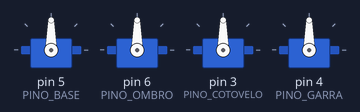
This sketch was run on a simulated Arduino Uno, built with avr-gcc and run on an emulated ATmega328P. Shown: 4 × servo.

Above: at 0.1 s.
At 4.2 s:
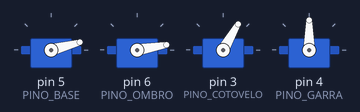
At 8.6 s:
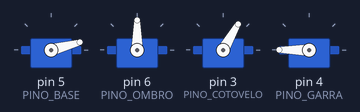
At 16.6 s:
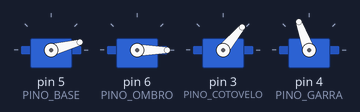
At 27.4 s:
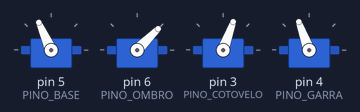
At 38.1 s:
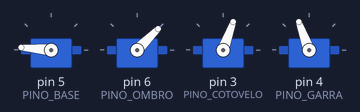
Timing chart, 0 to 39.6 s (numbered marks = the images above):
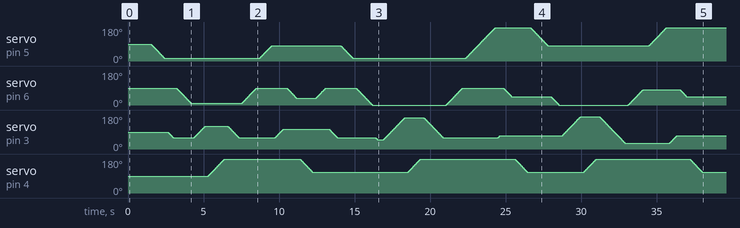

The sketch:

movbraco.robotico.final.ino
```cpp
#include <Servo.h>

// =====================================================
// 1. DEFINIÇÃO DOS SERVOS E PINOS
// =====================================================

Servo base;
Servo ombro;
Servo cotovelo;
Servo garra;

const int PINO_BASE = 5;
const int PINO_OMBRO = 6;
const int PINO_COTOVELO = 3;
const int PINO_GARRA = 4;


// =====================================================
// 2. POSIÇÕES ATUAIS DOS SERVOS
// =====================================================

// Considera que os servos começam na posição de 90 graus.
// Ajuste esses valores caso o braço comece em outra posição.

int posBase = 90;
int posOmbro = 90;
int posCotovelo = 90;
int posGarra = 90;


// =====================================================
// 3. CONFIGURAÇÃO DOS MOVIMENTOS
// =====================================================

const int PASSO = 1;
const int TEMPO_PASSO = 12;
const int TEMPO_ENTRE_COMANDOS = 200;


// =====================================================
// 4. FUNÇÃO DE MOVIMENTO SUAVE
// =====================================================

void moverSuave(Servo &motor, int &posicaoAtual, int destino) {

  if (destino > posicaoAtual) {

    for (int angulo = posicaoAtual; angulo <= destino; angulo += PASSO) {
      motor.write(angulo);
      delay(TEMPO_PASSO);
    }

  } else {

    for (int angulo = posicaoAtual; angulo >= destino; angulo -= PASSO) {
      motor.write(angulo);
      delay(TEMPO_PASSO);
    }
  }

  motor.write(destino);
  posicaoAtual = destino;

  delay(TEMPO_ENTRE_COMANDOS);
}

// =====================================================
// 5. IDENTIFICAÇÃO DOS MOTORES
// =====================================================

// B = Base (0)
// O = Ombro (1)
// C = Cotovelo (2)
// G = Garra (3)


// =====================================================
// 6. SEQUÊNCIAS DE MOVIMENTO DAS HASTES
// =====================================================

// HASTE AB

int HASTE_AB[][2] = {
  {0, 15},
  {2, 60},
  {1, 10},
  {2, 120},
  {3, 180},
  {2, 60},
  {1, 90},
  {0, 82},
  {2, 105},
  {1, 35},
  {3, 110}
};


// HASTE AC

int HASTE_AC[][2] = {
  {1, 90},
  {2, 60},
  {0, 15},
  {1, 0},
  {2, 50},
  {1, 0},
  {2, 165},
  {3, 180},
  {2, 60},
  {1, 90},
  {0, 175},
  {2, 70},
  {1, 45},
  {3, 110}
};


// HASTE BC

int HASTE_BC[][2] = {
  {0, 82},
  {1, 0},
  {2, 170},
  {3, 180},
  {2, 30},
  {1, 80},
  {2, 30},
  {0, 175},
  {2, 70},
  {1, 45},
  {3, 110}
};


// =====================================================
// 7. EXECUÇÃO DOS COMANDOS
// =====================================================

void executarComando(int motor, int angulo) {

  switch (motor) {

    case 0:
      moverSuave(base, posBase, angulo);
      break;

    case 1:
      moverSuave(ombro, posOmbro, angulo);
      break;

    case 2:
      moverSuave(cotovelo, posCotovelo, angulo);
      break;

    case 3:
      moverSuave(garra, posGarra, angulo);
      break;
  }
}


void executarSequencia(int sequencia[][2], int tamanho) {

  for (int i = 0; i < tamanho; i++) {
    executarComando(sequencia[i][0], sequencia[i][1]);
  }
}


void moverHasteAB() {
  executarSequencia(HASTE_AB, sizeof(HASTE_AB) / sizeof(HASTE_AB[0]));
}


void moverHasteAC() {
  executarSequencia(HASTE_AC, sizeof(HASTE_AC) / sizeof(HASTE_AC[0]));
}


void moverHasteBC() {
  executarSequencia(HASTE_BC, sizeof(HASTE_BC) / sizeof(HASTE_BC[0]));
}


// =====================================================
// 8. MOVIMENTAÇÃO DOS DISCOS
// =====================================================

void moverDisco(int origem, int destino) {

  if (origem == 0 && destino == 1) {
    moverHasteAB();
  }

  else if (origem == 0 && destino == 2) {
    moverHasteAC();
  }

  else if (origem == 1 && destino == 2) {
    moverHasteBC();
  }
}


// =====================================================
// 9. ALGORITMO RECURSIVO DE TORRE DE HANÓI
// =====================================================

void resolverHanoi(int discos, int origem, int auxiliar, int destino) {

  if (discos == 1) {
    moverDisco(origem, destino);
    return;
  }

  resolverHanoi(discos - 1, origem, destino, auxiliar);

  moverDisco(origem, destino);

  resolverHanoi(discos - 1, auxiliar, origem, destino);
}


// =====================================================
// 10. CONFIGURAÇÃO INICIAL E LOOP
// =====================================================

void setup() {

  base.attach(PINO_BASE);
  ombro.attach(PINO_OMBRO);
  cotovelo.attach(PINO_COTOVELO);
  garra.attach(PINO_GARRA);

  // Posição inicial considerada para os quatro servos
  base.write(posBase);
  ombro.write(posOmbro);
  cotovelo.write(posCotovelo);
  garra.write(posGarra);

  delay(1500);

  // Resolver Torre de Hanói com dois discos
  resolverHanoi(2, 0, 1, 2);
}


void loop() {

}
```
